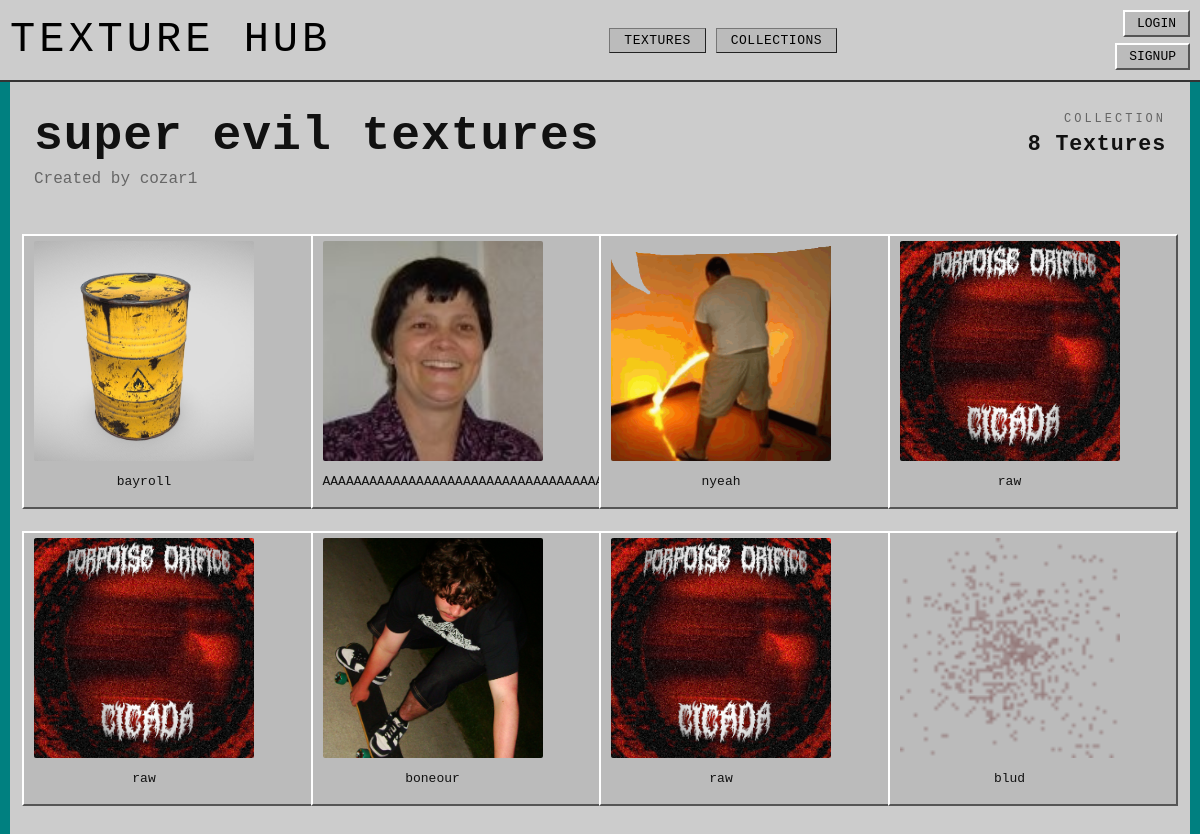
Page /collection/2 on the committed database.
### app.py (models this page shows)
class Collection(db.Model):
    __tablename__ = 'Collection'
    collection_id = db.Column(db.Integer, primary_key=True)
    collection_name = db.Column(db.String(80), unique=True, nullable=False)
    collection_user_id = db.Column(db.String(120), nullable=False)
    collection_rating = db.Column(db.Integer, default=0)

class User(db.Model):
    __tablename__ = 'User'
    user_id = db.Column(db.Integer, primary_key=True)
    user_name = db.Column(db.String(80), unique=True, nullable=False)
    user_password = db.Column(db.String(120), nullable=False)
    user_rating = db.Column(db.Integer, default=0)

class Texture(db.Model):
    __tablename__ = 'Texture'
    texture_id = db.Column(db.Integer, primary_key=True)
    texture_name = db.Column(db.String(80), unique=True, nullable=False)
    texture_address = db.Column(db.String(120), nullable=False)
    texture_user_id = db.Column(db.Integer, default=0)

### app.py (the view)
@app.route('/collection/<_collection_id>', methods=['GET', 'POST'])
def collection(_collection_id):
    user = get_current_user()
    collection = Collection.query.filter_by(collection_id = _collection_id).one()
    collection_user = User.query.filter_by(user_id = collection.collection_user_id).one()
    texture_ids = Texture_Collection.query.filter_by(collection_id = collection.collection_id).all()
    textures = [Texture.query.filter_by(texture_id = tc.texture_id).one() for tc in texture_ids]
    return render_template('collection.html', user=user, collection=collection, collection_user=collection_user, textures=textures)

### app.py (called while the page is built)
def get_current_user():
    user_id = session.get('user_id')
    if user_id is None:
        return None
    return User.query.get(user_id)

@app.template_filter('texture_url')
def texture_image_url(address):
    if not address:
        return DEFAULT_TEXTURE_URL
    addr = str(address).strip().replace('\\', '/')
    if addr.startswith('/static/images/'):
        rel = addr[len('/static/images/') :]
    elif addr.startswith('static/images/'):
        rel = addr[len('static/images/') :]
    else:
        rel = os.path.basename(addr)
    rel = os.path.basename(rel)
    if not rel or rel.startswith('.'):
        return DEFAULT_TEXTURE_URL
    full = os.path.join(STATIC_IMAGES_DIR, rel)
    if os.path.isfile(full):
        return f'/static/images/{rel}'
    return DEFAULT_TEXTURE_URL

### templates/collection.html (shortened to what this page needs)
{% extends "template.html" %}
{% block content %}
<div class="collection-page">
    <section class="collection-hero">
        <div class="collection-hero__intro">
            <h1>{{ collection.collection_name }}</h1>
            <p class="collection-author">Created by {{ collection_user.user_name }}</p>
        </div>
        <div class="collection-meta">
            <span class="collection-meta__label">collection</span>
            <span class="collection-meta__count">{{ textures|length }} Textures</span>
        </div>
    </section>
    <div class="collection-textures">
        {% for item in textures %}
            {% include "texture_template.html" %}
        {% endfor %}
    </div>
</div>
{% endblock %}

### templates/texture_template.html
<a href="/texture/{{item.texture_id}}">
    <div class="texture-card">
        <img src="{{ item.texture_address | texture_url }}" alt="">
        <p>{{item.texture_name}}</p>
    </div>
</a>

### static/style.css (style rules this page uses)
:root { --bg-main: #008080; --bg-light: #ccc; --bg-mid: #bbb; --bg-dark: #999; --bg-panel: #aaa; --text-main: #111; --text-invert: #fff; --border-light: #888; --border-dark: #777; --bevel-hi: #fff; --bevel-lo: #555; --bevel-mid: #111; --border-outset: 2px outset var(--border-light); --border-inset: 1px outset var(--border-dark); --pad-sm: 5px; --pad-md: 10px; --pad-lg: 20px; }
body { margin: 0; font-family: monospace; background: var(--bg-main); color: var(--text-main); }
a { padding: var(--pad-sm) var(--pad-md); background: var(--bg-mid); border: 2px solid var(--bevel-mid); border-top-color: var(--bevel-hi); border-left-color: var(--bevel-hi); border-right-color: var(--bevel-lo); border-bottom-color: var(--bevel-lo); cursor: pointer; font-family: monospace; color: black; text-decoration: none; }
.collection-page { min-height: calc(100vh - 60px); max-width: 1180px; margin: 0 auto; padding: 30px 24px 40px; background: var(--bg-light); box-sizing: border-box; }
.collection-hero { display: grid; grid-template-columns: 1fr auto; gap: 26px; align-items: start; margin-bottom: 30px; }
.collection-hero__intro h1 { margin: 0; font-size: clamp(2.5rem, 4vw, 4.8rem); line-height: 1; letter-spacing: 0.02em; }
.collection-author { margin-top: 10px; color: #555; font-size: 1rem; opacity: 0.85; }
.collection-meta { text-align: right; align-self: start; }
.collection-meta__label { display: block; text-transform: uppercase; letter-spacing: 0.25em; font-size: 0.75rem; opacity: 0.55; }
.collection-meta__count { display: block; margin-top: 6px; font-size: 1.35rem; font-weight: 700; letter-spacing: 0.04em; }
.collection-textures { display: grid; grid-template-columns: repeat(4, minmax(180px, 1fr)); gap: 22px; justify-items: center; }
.collection-textures a { display: block; width: 100%; color: inherit; text-decoration: none; }
.collection-textures .texture-card { width: 100%; max-width: 220px; }
.collection-textures .texture-card img { border-radius: 2px; }
.texture-card { width: 100%; max-width: 200px; box-sizing: border-box; text-align: center; }
.texture-card img { width: 100%; display: block; aspect-ratio: 1; object-fit: cover; }

### rows in the picture
Collection: collection_name "super evil textures"
User: user_name "cozar1"
Texture: texture_address|texture_url (picture), texture_name "bayroll"
Texture: texture_address|texture_url (picture), texture_name "AAAAAAAAAAAAAAAAAAAAAAAAAAAAAAAAAAAAAAAAAAAAA"
Texture: texture_address|texture_url (picture), texture_name "nyeah"
Texture: texture_address|texture_url (picture), texture_name "raw"
Texture: texture_address|texture_url (picture), texture_name "boneour"
Texture: texture_address|texture_url (picture), texture_name "blud"

### other values in the picture
{{ textures|length }} "8"
